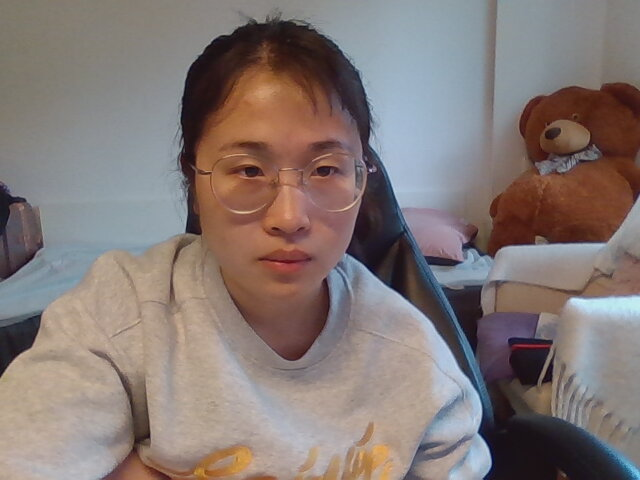
//> input picture ch7_vo/data/up.jpg, 640 x 480 px
$ ./feature_matching   (built with g++ and OpenCV 4)
//> lines starting //> are read from the running program, lines starting //| are printed output that depends on the picture; after the words box and inside, x2 and y2 are one past the last pixel; in counts of white or black regions, pixels touching at a corner belong together
#include <iostream>
#include <Eigen/Core>
#include <opencv2/core/core.hpp>
#include <opencv2/features2d/features2d.hpp>
#include <opencv2/highgui/highgui.hpp>

using namespace cv;
using namespace std;
int main(int argc, char** argv){

	cout<<"This is testing feature extraction and matching!"<<endl;

    cv::Mat img1,img2;
    img1 = cv::imread("../data/up.jpg",-1);
//> img1 is the input picture: 480 rows x 640 cols, CV_8UC3; mean B, G, R 117, 120.1, 132.3
    img2 = cv::imread("../data/down.jpg",-1);
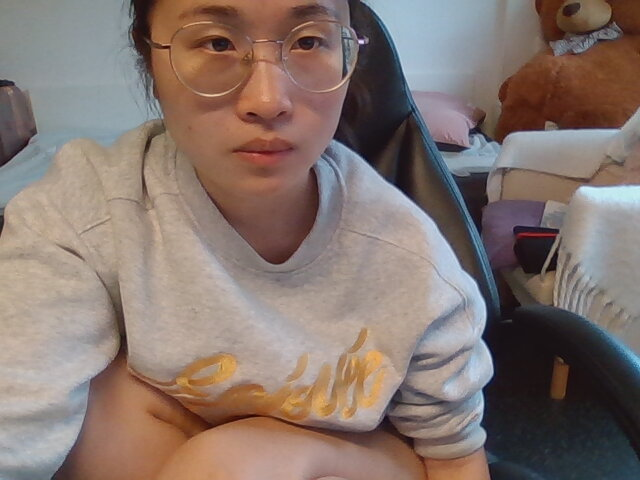
//> input picture ch7_vo/data/down.jpg, 640 x 480 px
//> img2 is the input picture: 480 rows x 640 cols, CV_8UC3; mean B, G, R 109.8, 116.6, 133.2
// [4 lines of commented-out code are left out]
    std::cout<<"img format: "<<img1.channels()<<" "<<img1.type()<<endl;//  16   CV_8UC3
//| img format: 3 16


    // ORB feature detector
    vector<cv::KeyPoint> kps_1,kps_2;
    cv::Mat des_1,des_2;
    cv::Ptr<cv::ORB> orb = cv::ORB::create(500, 1.2f, 8, 31, 0, 2, ORB::HARRIS_SCORE,31,20);
    cv::Ptr<cv::ORB> orb2 = cv::ORB::create(100, 1.2f, 8, 31, 0, 2, ORB::HARRIS_SCORE,31,20);
    orb->detect(img1,kps_1);
//> kps_1 = 500 keypoints; strongest (x, y, size): (370, 170, 31), (478, 432, 37.2), (186, 230, 37.2), (186, 229, 44.6)
    orb2->detect(img2,kps_2);
//> kps_2 = 100 keypoints; strongest (x, y, size): (360, 41, 37.2), (362, 42, 31), (360, 46, 37.2), (358, 37, 31)

    orb->compute(img1,kps_1,des_1);
    orb2->compute(img2,kps_2,des_2);


    std::cout<<"img1: "<<kps_1.size()<<" "<<des_1.rows<<" "<<des_1.cols<<endl;
//| img1: 500 500 32
    std::cout<<"img2: "<<kps_2.size()<<" "<<des_2.rows<<" "<<des_2.cols<<endl;
//| img2: 100 100 32


    double max_dis = 0;
    double min_dis = 100000;


    // we use BF matcher
    cv::BFMatcher matcher;
    vector<cv::DMatch> matches;
//     matcher.match(des_1,des_2,matches);

    // always regard the descriptor in the first posistion as reference, i.e, matches.size() == des_2.rows()
    matcher.match(des_2,des_1,matches);
//> matches = 100 matches

    for(auto match:matches){
        if(match.distance<min_dis)
            min_dis = match.distance;// the query idx and train idx gets reserved
    }
//> this loop made 100 passes
//> min_dis on passes 1, 3, 5, 6, 8, 10, 12, 17, 20, 27, 40, 62: 368.8, 349.2, 340.4, 312.8, 286.5, 204, 184.6, 169.6, 151.1, 111.3, 96.23, 36.72
//> after the loop, min_dis = 36.72
    std::cout<<"the min dis: "<<min_dis<<endl;
//| the min dis: 36.7151
    std::cout<<"the num of matches: "<<matches.size()<<endl;
//| the num of matches: 100

    vector<DMatch> good_matches;

    for(auto match:matches){
        if(match.distance<=  max(4*min_dis,30.0))
            good_matches.push_back(match);

    }
//> this loop made 100 passes
    std::cout<<"the num of good_matches: "<<good_matches.size()<<endl;
//| the num of good_matches: 6

    cv::Mat new1,new2,img_match;
    cv::drawKeypoints(img1,kps_1,new1);
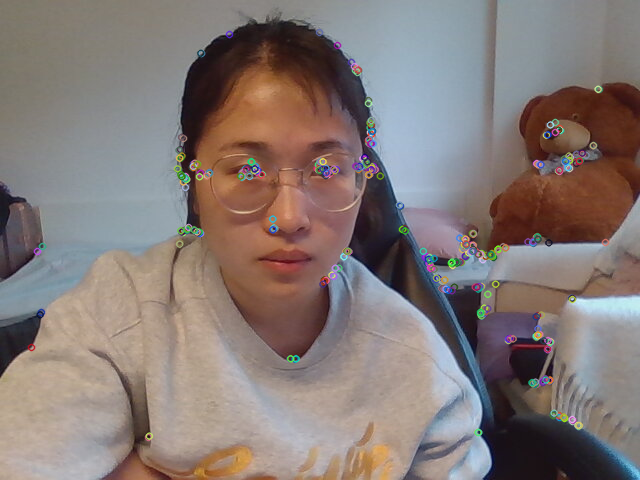
//> new1: 480 rows x 640 cols, CV_8UC3; mean B, G, R 117.7, 121, 132.8
    cv::drawKeypoints(img2,kps_2,new2);
    cv::imshow("",new1);
    cv::waitKey(0);
    cv::imshow("",new2);
    cv::waitKey(0);

    // this order is alighed with the order in "matcher.match(des_2,des_1,matches);"
    cv::drawMatches(img2,kps_2,img1,kps_1,matches,img_match);
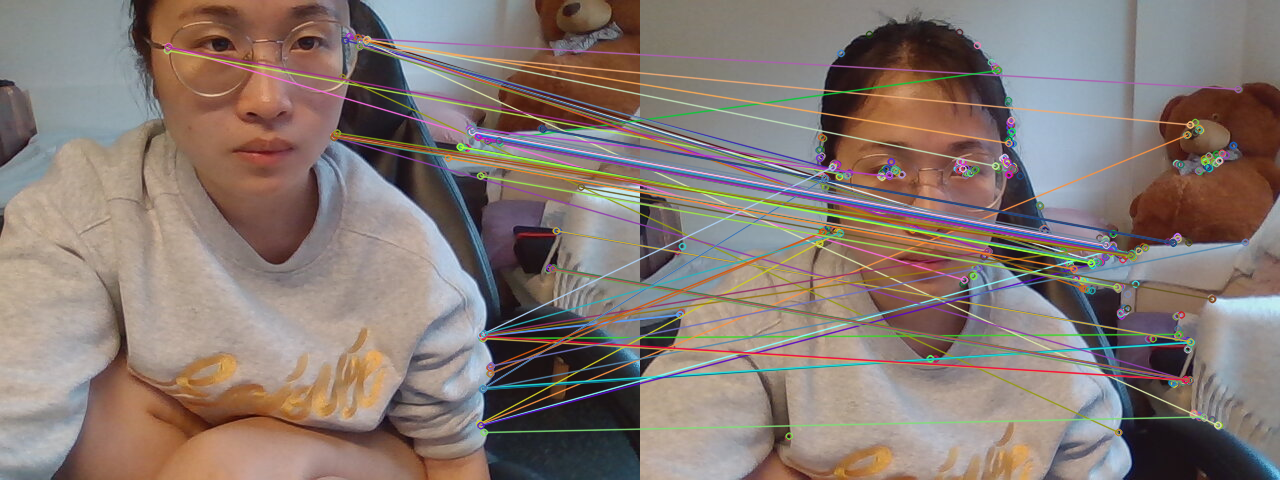
//> img_match: 480 rows x 1280 cols, CV_8UC3; mean B, G, R 114.7, 120.7, 134.6
    cv::imshow("",img_match);
    cv::waitKey(0);

    cv::drawMatches(img2,kps_2,img1,kps_1,good_matches,img_match);
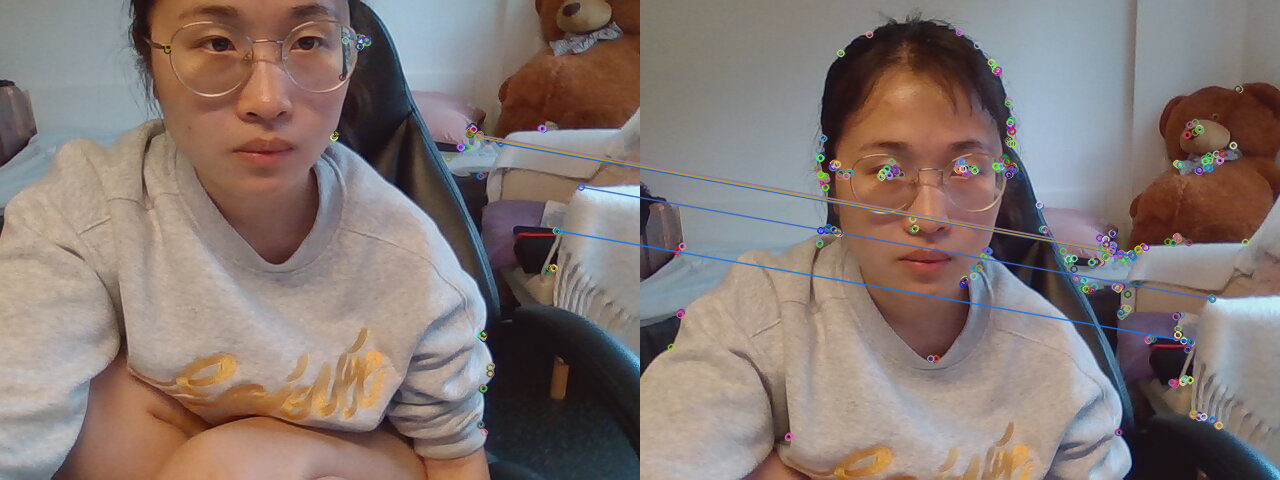
//> img_match: 480 rows x 1280 cols, CV_8UC3; 14.89% of pixels changed, all inside (x1, y1, x2, y2) = (163, 28, 1250, 442)
    cv::imshow("",img_match);
    cv::waitKey(0);


	return 0;

}
